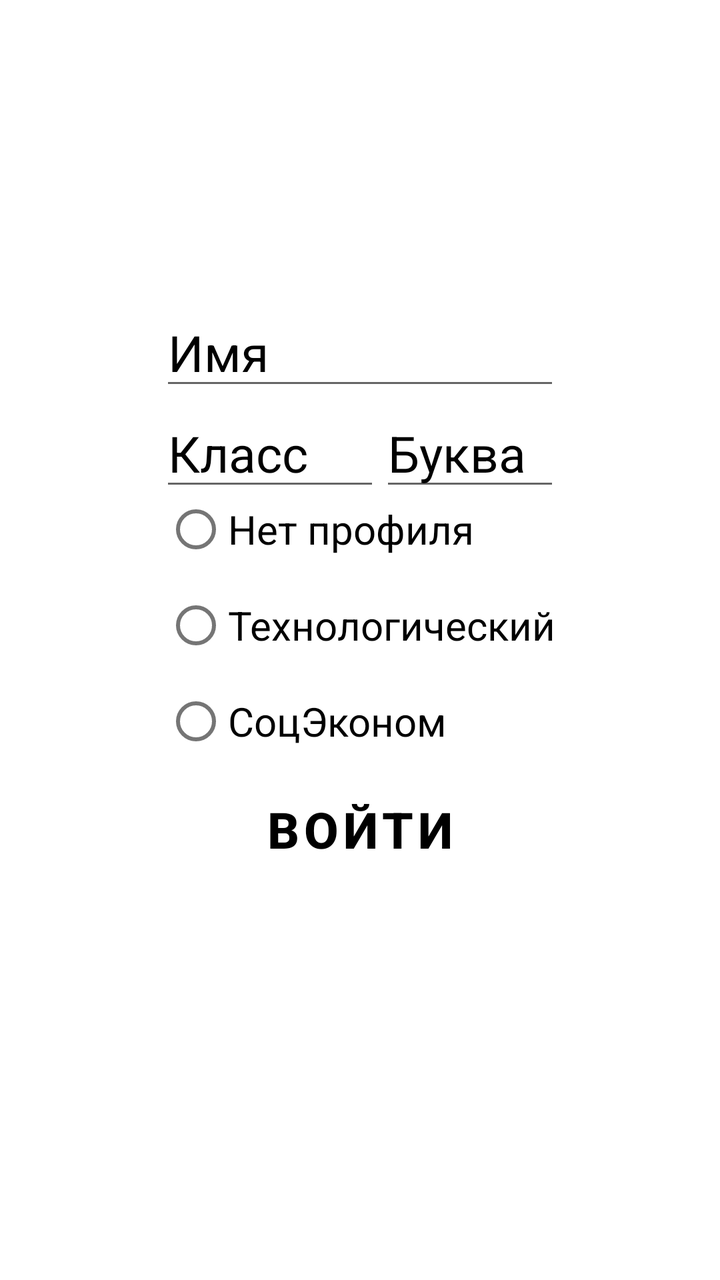
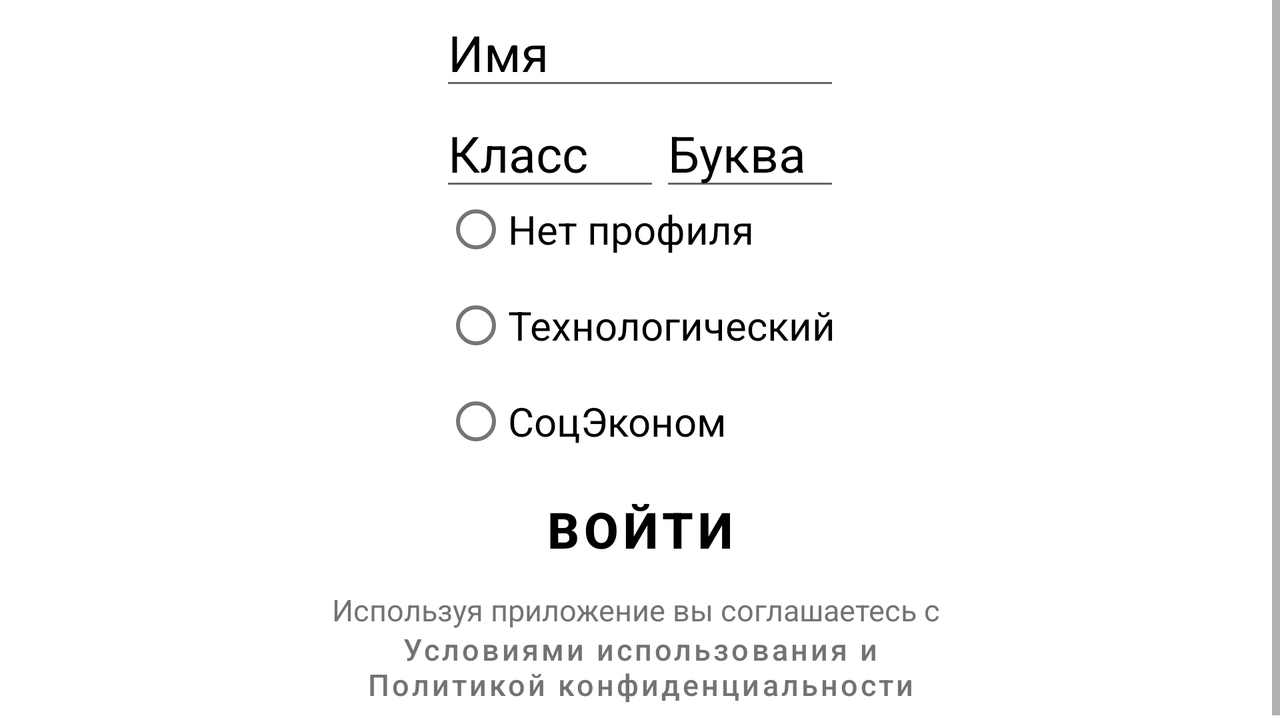

Compare how this app lays out the same screen by default and in its alternative resource folder. The renders come first, then the two layout files and the values they reference.
<!-- AndroidManifest.xml: application theme Theme.School20 -->
<!-- res/layout/activity_registr.xml -->
<?xml version="1.0" encoding="utf-8"?>
<androidx.constraintlayout.widget.ConstraintLayout xmlns:android="http://schemas.android.com/apk/res/android"
    xmlns:app="http://schemas.android.com/apk/res-auto"
    xmlns:tools="http://schemas.android.com/tools"
    android:layout_width="match_parent"
    android:layout_height="match_parent"
    tools:context=".RegistrActivity">

    <LinearLayout
        android:id="@+id/lay"
        android:layout_width="match_parent"
        android:layout_height="match_parent"
        android:orientation="vertical">

        <LinearLayout
            android:layout_width="220dp"
            android:layout_height="wrap_content"
            android:orientation="vertical"
            android:layout_marginTop="150dp"
            android:layout_gravity="center_horizontal">

        <EditText
            android:id="@+id/reg_name"
            android:layout_width="200dp"
            android:layout_height="50dp"
            android:layout_gravity="center_horizontal"
            android:layout_marginBottom="-10dp"
            android:inputType="textPersonName"
            android:hint="Имя"
            android:textColorHint="@color/black"
            android:textSize="25dp"/>

        <LinearLayout
            android:layout_width="wrap_content"
            android:layout_height="50dp"
            android:layout_marginBottom="-10dp"
            android:layout_gravity="center_horizontal"
            android:layout_marginTop="10dp">

            <EditText
                android:id="@+id/reg_class"
                android:layout_width="110dp"
                android:layout_height="50dp"
                android:layout_gravity="center_horizontal"
                android:layout_marginTop="10dp"
                android:inputType="number"
                android:hint="Класс"
                android:textColorHint="@color/black"
                android:textSize="25dp"/>

            <EditText
                android:id="@+id/reg_symbol"
                android:layout_width="90dp"
                android:layout_height="50dp"
                android:layout_gravity="center_horizontal"
                android:layout_marginTop="10dp"
                android:inputType="textPersonName"
                android:hint="Буква"
                android:textColorHint="@color/black"
                android:textSize="25dp"/>

        </LinearLayout>

        <RadioGroup
            android:layout_width="wrap_content"
            android:layout_height="wrap_content"
            android:layout_gravity="center_horizontal">

            <RadioButton
                android:id="@+id/reg_prof_not"
                android:layout_width="match_parent"
                android:layout_height="match_parent"
                android:text="Нет профиля"
                android:textSize="20dp"/>

            <RadioButton
                android:id="@+id/reg_prof_tech"
                android:layout_width="match_parent"
                android:layout_height="match_parent"
                android:text="Технологический"
                android:textSize="20dp"/>

            <RadioButton
                android:id="@+id/reg_prof_social"
                android:layout_width="match_parent"
                android:layout_height="match_parent"
                android:text="СоцЭконом"
                android:textSize="20dp"/>

        </RadioGroup>

        </LinearLayout>

        <Button
            android:id="@+id/button"
            android:layout_width="200dp"
            android:layout_height="60dp"
            android:layout_gravity="center_horizontal"
            android:text="Войти"
            android:textSize="25dp"
            android:textStyle="bold"
            android:textColor="@color/black"
            android:background="?android:attr/selectableItemBackground"/>

    </LinearLayout>

</androidx.constraintlayout.widget.ConstraintLayout>
<!-- resources referenced by this layout -->
<resources>
  <color name="black">#FF000000</color>
  <style name="Theme.School20" parent="Theme.MaterialComponents.DayNight.DarkActionBar">
          
          <item name="colorPrimary">@color/purple_500</item>
          <item name="colorPrimaryVariant">@color/purple_700</item>
          <item name="colorOnPrimary">@color/white</item>
          
          <item name="colorSecondary">@color/teal_200</item>
          <item name="colorSecondaryVariant">@color/teal_700</item>
          <item name="colorOnSecondary">@color/black</item>
          
          <item name="android:statusBarColor" tools:targetApi="l">?attr/colorPrimaryVariant</item>
          
      </style>
  <color name="purple_500">#FF000000</color>
  <color name="purple_700">#FF000000</color>
  <color name="white">#FFFFFFFF</color>
  <color name="teal_200">#FF03DAC5</color>
  <color name="teal_700">#FF018786</color>
</resources>
<!-- res/layout-land/activity_registr.xml (the repository's variant of the layout above) -->
<!-- drawn on the phone turned sideways -->
<?xml version="1.0" encoding="utf-8"?>
<androidx.constraintlayout.widget.ConstraintLayout xmlns:android="http://schemas.android.com/apk/res/android"
    xmlns:app="http://schemas.android.com/apk/res-auto"
    xmlns:tools="http://schemas.android.com/tools"
    android:layout_width="match_parent"
    android:layout_height="match_parent"
    tools:context=".RegistrActivity">

    <ScrollView
        android:layout_width="match_parent"
        android:layout_height="match_parent"
        android:orientation="vertical">
    <LinearLayout
        android:id="@+id/lay"
        android:layout_width="match_parent"
        android:layout_height="match_parent"
        android:orientation="vertical">

        <LinearLayout
            android:layout_width="220dp"
            android:layout_height="wrap_content"
            android:orientation="vertical"
            android:layout_gravity="center_horizontal">

            <EditText
                android:id="@+id/reg_name"
                android:layout_width="200dp"
                android:layout_height="50dp"
                android:layout_gravity="center_horizontal"
                android:layout_marginBottom="-10dp"
                android:inputType="textPersonName"
                android:hint="Имя"
                android:textColorHint="@color/black"
                android:textSize="25dp"/>

            <LinearLayout
                android:layout_width="wrap_content"
                android:layout_height="50dp"
                android:layout_marginBottom="-10dp"
                android:layout_gravity="center_horizontal"
                android:layout_marginTop="10dp">

                <EditText
                    android:id="@+id/reg_class"
                    android:layout_width="110dp"
                    android:layout_height="50dp"
                    android:layout_gravity="center_horizontal"
                    android:layout_marginTop="10dp"
                    android:inputType="number"
                    android:hint="Класс"
                    android:textColorHint="@color/black"
                    android:textSize="25dp"/>

                <EditText
                    android:id="@+id/reg_symbol"
                    android:layout_width="90dp"
                    android:layout_height="50dp"
                    android:layout_gravity="center_horizontal"
                    android:layout_marginTop="10dp"
                    android:inputType="textPersonName"
                    android:hint="Буква"
                    android:textColorHint="@color/black"
                    android:textSize="25dp"/>

            </LinearLayout>

            <RadioGroup
                android:layout_width="wrap_content"
                android:layout_height="wrap_content"
                android:layout_gravity="center_horizontal">

                <RadioButton
                    android:id="@+id/reg_prof_not"
                    android:layout_width="match_parent"
                    android:layout_height="match_parent"
                    android:text="Нет профиля"
                    android:textSize="20dp"/>

                <RadioButton
                    android:id="@+id/reg_prof_tech"
                    android:layout_width="match_parent"
                    android:layout_height="match_parent"
                    android:text="Технологический"
                    android:textSize="20dp"/>

                <RadioButton
                    android:id="@+id/reg_prof_social"
                    android:layout_width="match_parent"
                    android:layout_height="match_parent"
                    android:text="СоцЭконом"
                    android:textSize="20dp"/>

            </RadioGroup>

        </LinearLayout>

        <Button
            android:id="@+id/button"
            android:layout_width="200dp"
            android:layout_height="60dp"
            android:layout_gravity="center_horizontal"
            android:text="Войти"
            android:textSize="25dp"
            android:textStyle="bold"
            android:textColor="@color/black"
            android:background="?android:attr/selectableItemBackground"/>

        <TextView
            android:layout_width="wrap_content"
            android:layout_height="wrap_content"
            android:layout_gravity="center"
            android:textColor="@color/gray"
            android:textSize="15dp"
            android:text="Используя приложение вы соглашаетесь с "/>

        <Button
            android:id="@+id/usl"
            android:layout_marginTop="-11dp"
            android:layout_width="wrap_content"
            android:layout_height="wrap_content"
            android:background="?android:attr/selectableItemBackground"
            android:textSize="15dp"
            android:layout_gravity="center"
            android:textAllCaps="false"
            android:textColor="@color/gray"
            android:text="Условиями использования и Политикой конфиденциальности"/>

    </LinearLayout>

    </ScrollView>


</androidx.constraintlayout.widget.ConstraintLayout>
<!-- resources referenced by the variant -->
<!-- as the phone turned sideways resolves them -->
<resources>
  <color name="black">#FF000000</color>
  <color name="gray">#FF777272</color>
  <style name="Theme.School20" parent="Theme.MaterialComponents.DayNight.DarkActionBar">
          
          <item name="colorPrimary">@color/purple_500</item>
          <item name="colorPrimaryVariant">@color/purple_700</item>
          <item name="colorOnPrimary">@color/white</item>
          
          <item name="colorSecondary">@color/teal_200</item>
          <item name="colorSecondaryVariant">@color/teal_700</item>
          <item name="colorOnSecondary">@color/black</item>
          
          <item name="android:statusBarColor" tools:targetApi="l">?attr/colorPrimaryVariant</item>
          
      </style>
  <color name="purple_500">#FF000000</color>
  <color name="purple_700">#FF000000</color>
  <color name="white">#FFFFFFFF</color>
  <color name="teal_200">#FF03DAC5</color>
  <color name="teal_700">#FF018786</color>
</resources>
